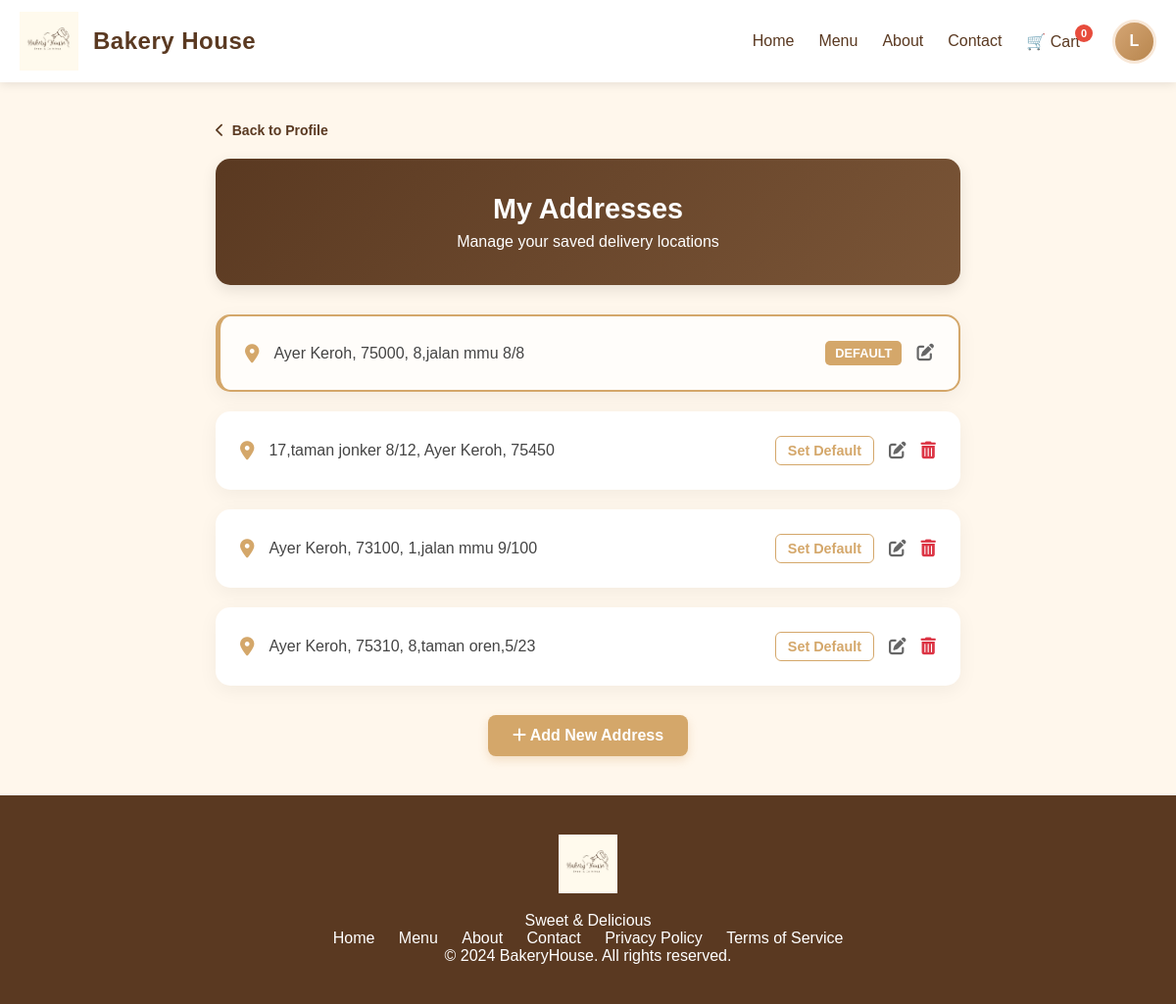
The app's page /manageaddress.php (signed in) with its own data.
### tables this page shows
CREATE TABLE `user_addresses` (
  `id` int(11) NOT NULL,
  `user_id` int(11) NOT NULL,
  `address_text` text NOT NULL,
  `is_default` tinyint(1) DEFAULT 0,
  `updated_at` timestamp NOT NULL DEFAULT current_timestamp() ON UPDATE current_timestamp()
);

### manageaddress.php (the view, shortened to what this page needs)
<?php
require_once 'config.php';
$userId = $_SESSION['user_id'];
$stmt = $pdo->prepare("SELECT * FROM user_addresses WHERE user_id = ? ORDER BY is_default DESC, id DESC");
$stmt->execute([$userId]);
$addresses = $stmt->fetchAll(PDO::FETCH_ASSOC);
function formatAddress($raw) {
    if (strpos($raw, '|') !== false) {
        $parts = explode('|', $raw);
        $street   = $parts[0] ?? '';
        $area     = $parts[1] ?? '';
        $postcode = $parts[2] ?? '';
        return htmlspecialchars($street) . ", " . htmlspecialchars($area) . ", " . htmlspecialchars($postcode);
    }
    return htmlspecialchars($raw);
}
?>
<!DOCTYPE html>
<html lang="en">
<head>
    <link rel="stylesheet" href="manageaddress.css">
    <link rel="stylesheet" href="https://cdnjs.cloudflare.com/ajax/libs/font-awesome/6.0.0/css/all.min.css">
</head>
<body>
    <?php include 'header.php'; ?>
    <main class="profile-page">
        <div class="profile-container">
            <div class="back-navigation">
                <a href="profile.php" class="back-link"><i class="fas fa-chevron-left"></i> Back to Profile</a>
            </div>
            <div class="profile-header">
                <h1>My Addresses</h1>
                <p>Manage your saved delivery locations</p>
            </div>
            <div class="address-list">
                <?php if (empty($addresses)): ?>
                    <div class="info-card empty-state" style="text-align: center; padding: 40px;">
                        <i class="fas fa-map-marked-alt" style="font-size: 3rem; color: #ccc; margin-bottom: 15px;"></i>
                        <p>No addresses found. Add one to start ordering!</p>
                    </div>
                <?php else: ?>
                    <?php foreach ($addresses as $addr): ?>
                        <div class="info-card address-card <?php echo $addr['is_default'] ? 'is-default' : ''; ?>"
                             style="<?php echo $addr['is_default'] ? 'border-left: 5px solid #d4a76a;' : ''; ?>">
                            <div class="address-body" style="display: flex; justify-content: space-between; align-items: center;">
                                <div class="address-info" style="display: flex; align-items: center; gap: 15px;">
                                    <div class="address-icon" style="color: #d4a76a; font-size: 1.2rem;"><i class="fas fa-map-marker-alt"></i></div>
                                    <div class="address-text" style="line-height: 1.5;">
                                        <?php echo formatAddress($addr['address_text']); ?>
                                    </div>
                                </div>
                                <div class="address-actions" style="display: flex; align-items: center; gap: 15px;">
                                    <?php if ($addr['is_default']): ?>
                                        <span class="badge-default" style="background: #d4a76a; color: white; padding: 5px 10px; border-radius: 5px; font-size: 0.8rem;">Default</span>
                                        <a href="edit.address.php?id=<?php echo $addr['id']; ?>" class="btn-edit-icon" style="color: #666;"><i class="fas fa-edit"></i></a>
                                    <?php else: ?>
                                        <a href="manageaddress.php?set_default=<?php echo $addr['id']; ?>" class="btn-set" style="font-size: 0.9rem; color: #d4a76a; text-decoration: none; font-weight: bold;">Set Default</a>
                                        <a href="edit.address.php?id=<?php echo $addr['id']; ?>" class="btn-edit-icon" style="color: #666;"><i class="fas fa-edit"></i></a>
                                        <a href="manageaddress.php?delete_id=<?php echo $addr['id']; ?>" class="btn-delete"
                                           style="color: #dc3545;" onclick="return confirm('Delete this address?')">
                                            <i class="fas fa-trash-alt"></i>
                                        </a>
                                    <?php endif; ?>
                                </div>
                            </div>
                        </div>
                    <?php endforeach; ?>
                <?php endif; ?>
            </div>
            <div class="add-action" style="margin-top: 30px; text-align: center;">
                <a href="add.address.php" class="btn btn-primary" style="background: #d4a76a; color: white; padding: 12px 25px; border-radius: 8px; text-decoration: none; font-weight: bold; display: inline-block;">
                    <i class="fas fa-plus"></i> Add New Address
                </a>
            </div>
        </div>
    </main>
    <footer>
        <div class="container">
            <div class="footer-content">
                <div class="footer-logo">
                    <img src="Bakery House Logo.png" alt="BakeryHouse">
                </div>
                <p>Sweet & Delicious</p>
                <div class="footer-links">
                    <a href="index.php">Home</a>
                    <a href="menu.php">Menu</a>
                    <a href="about_us.php" class="active">About</a>
                    <a href="contact_us.php">Contact</a>
                    <a href="privacypolicy.php">Privacy Policy</a>
                    <a href="termservice.php">Terms of Service</a>
                </div>
                <p>&copy; 2024 BakeryHouse. All rights reserved.</p>
            </div>
        </div>
    </footer>
</body>
</html>

### manageaddress.css (style rules this page uses)
:root { --bakery-brown: #5a3921; --bakery-gold: #d4a76a; --bakery-bg: #fff7ec; --white: #ffffff; --danger-red: #e74c3c; --text-main: #333333; --text-muted: #777777; }
* { margin: 0; padding: 0; box-sizing: border-box; }
body { background-color: var(--bakery-bg); color: var(--text-main); font-family: 'Segoe UI', Tahoma, Geneva, Verdana, sans-serif; padding-top: 85px; }
.profile-container { max-width: 800px; margin: 40px auto; padding: 0 20px; }
.back-navigation { margin-bottom: 20px; }
.back-link { display: inline-flex; align-items: center; gap: 8px; color: var(--bakery-brown); font-weight: 600; font-size: 14px; text-decoration: none; transition: 0.3s; }
.profile-header { background: linear-gradient(135deg, var(--bakery-brown) 0%, #7a5537 100%); border-radius: 15px; padding: 35px; color: var(--white); text-align: center; margin-bottom: 30px; box-shadow: 0 5px 15px rgba(0, 0, 0, 0.1); }
.profile-header h1 { font-size: 1.8rem; margin-bottom: 8px; }
.address-list { display: flex; flex-direction: column; gap: 20px; }
.info-card { background: var(--white); border-radius: 15px; padding: 25px; box-shadow: 0 5px 20px rgba(0, 0, 0, 0.05); transition: transform 0.2s ease; }
.address-card.is-default { border: 2px solid var(--bakery-gold); background-color: #fffdfa; position: relative; overflow: hidden; }
.address-body { display: flex; justify-content: space-between; align-items: center; gap: 20px; }
.address-info { display: flex; align-items: flex-start; gap: 15px; flex: 1; }
.address-icon { color: var(--bakery-gold); font-size: 1.4rem; margin-top: 2px; }
.address-text { line-height: 1.6; color: #444; font-size: 1rem; }
.address-actions { display: flex; align-items: center; gap: 15px; }
.badge-default { background-color: var(--bakery-gold); color: var(--white); padding: 5px 12px; border-radius: 6px; font-size: 12px; font-weight: bold; text-transform: uppercase; }
.btn-set { font-size: 13px; font-weight: 600; color: var(--bakery-gold); text-decoration: none; padding: 6px 12px; border: 1px solid var(--bakery-gold); border-radius: 6px; transition: 0.3s; }
.btn-edit-icon { color: #999; font-size: 1.1rem; transition: color 0.3s, transform 0.2s; }
.btn-delete { color: #999; font-size: 1.1rem; transition: color 0.3s, transform 0.2s; }
.add-action { text-align: center; margin-top: 40px; }
.btn-primary { display: inline-flex; align-items: center; gap: 10px; background-color: var(--bakery-gold); color: var(--white); padding: 14px 35px; border-radius: 10px; font-weight: bold; text-decoration: none; box-shadow: 0 4px 10px rgba(212, 167, 106, 0.3); transition: 0.3s; }
footer { padding: 40px 0; background-color: #5a3921; color: white; text-align: center; }
.footer-logo img { height: 60px; margin-bottom: 15px; }
.footer-links a { margin: 0 10px; color: white; text-decoration: none; transition: color 0.3s; }

### header.css (style rules this page uses)
:root { --main-font: 'BonvenoCF', sans-serif; --serif-font: 'AvenirNext LT Pro', serif; --main-color: #5a3921; --accent-color: #d4a76a; }
body { margin: 0; padding-top: 0 !important; font-family: var(--main-font) !important; background-color: #fff7ec; }

### records on screen
user_addresses: address_text "Ayer Keroh, 75000, 8,jalan mmu 8/8"
user_addresses: address_text "17,taman jonker 8/12, Ayer Keroh, 75450"
user_addresses: address_text "Ayer Keroh, 73100, 1,jalan mmu 9/100"
user_addresses: address_text "Ayer Keroh, 75310, 8,taman oren,5/23"

### other values on screen
substr($userName, 0, 1) "L"
